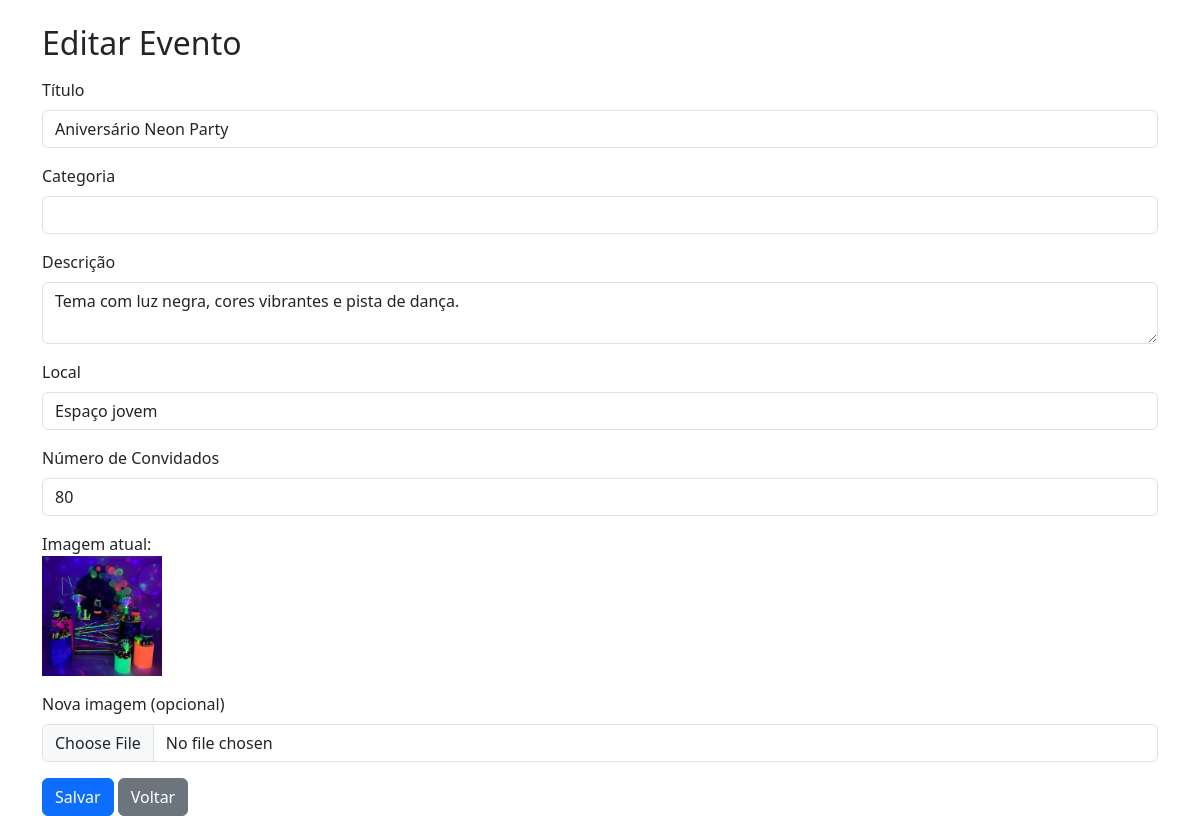
The app's page /actions/edit.php?id=9 with its own data.
### tables this page shows
CREATE TABLE `eventos` (
  `id` int(11) NOT NULL,
  `titulo` varchar(100) NOT NULL,
  `descricao` text NOT NULL,
  `categoria` varchar(100) NOT NULL,
  `imagem` varchar(255) NOT NULL,
  `data_evento` date NOT NULL,
  `local_evento` varchar(100) NOT NULL,
  `numero_convidados` int(11) NOT NULL,
  `created_at` timestamp NOT NULL DEFAULT current_timestamp(),
  `categoria_id` int(11) DEFAULT NULL,
  `destaque` tinyint(1) DEFAULT 0
);

### actions/edit.php (the view, shortened to what this page needs)
<?php
require __DIR__ . '/../config/config.php';
$id = $_GET['id'] ?? null;
$sql = $db->prepare("SELECT * FROM eventos WHERE id = :id");
$sql->bindValue(':id', $id);
$sql->execute();
$evento = $sql->fetch();
?>
<!DOCTYPE html>
<html lang="pt-br">
<head>
    <link rel="stylesheet" href="https://cdn.jsdelivr.net/npm/bootstrap-icons@1.11.0/font/bootstrap-icons.css">
    <link href="https://cdn.jsdelivr.net/npm/bootstrap@5.3.0/dist/css/bootstrap.min.css" rel="stylesheet">
</head>
<body>
    <div class="container mt-4">
        <h2 class="mb-3">Editar Evento</h2>
        <form action="update.php" method="POST" enctype="multipart/form-data">
            <div class="mb-3">
                <label class="form-label">Título</label>
                <input type="text" name="titulo" class="form-control"
                    value="<?= $evento['titulo'] ?>" required>
            </div>
            <div class="mb-3">
                <label class="form-label">Categoria</label>
                <input type="text" name="categoria" class="form-control"
                    value="<?= $evento['categoria'] ?>" required>
            </div>
            <div class="mb-3">
                <label class="form-label">Descrição</label>
                <textarea name="descricao" class="form-control" required><?= $evento['descricao'] ?></textarea>
            </div>
            <div class="mb-3">
                <label class="form-label">Local</label>
                <input type="text" name="local_evento" class="form-control"
                    value="<?= $evento['local_evento'] ?>" required>
            </div>
            <div class="mb-3">
                <label class="form-label">Número de Convidados</label>
                <input type="number" name="numero_convidados" class="form-control"
                    value="<?= $evento['numero_convidados'] ?>" required>
            </div>
            <?php if ($evento['imagem']): ?>
                <div class="mb-3">
                    <label>Imagem atual:</label><br>
                    <img src="../img/<?= $evento['imagem'] ?>" width="120">
                </div>
            <?php endif; ?>
            <div class="mb-3">
                <label class="form-label">Nova imagem (opcional)</label>
                <input type="file" name="imagem" class="form-control">
            </div>
            <button type="submit" class="btn btn-primary">Salvar</button>
            <a href="../index.php" class="btn btn-secondary">Voltar</a>
        </form>
    </div>
</body>
</html>

### records on screen
eventos: titulo "Aniversário Neon Party", descricao "Tema com luz negra, cores vibrantes e pista de dança.", local_evento "Espaço jovem", numero_convidados "80", imagem (picture)
